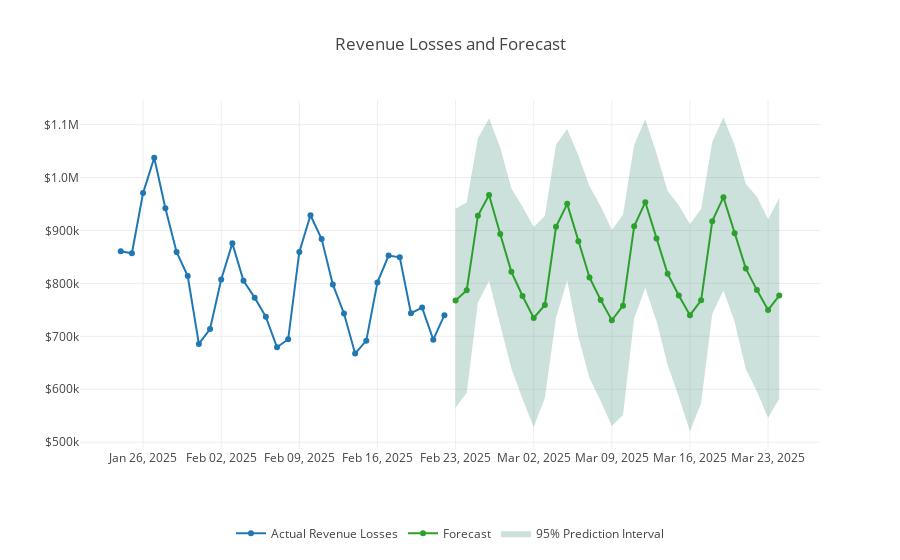

Source (notebook cell):
### Code cell
# Plot the actual data
actual_trace = go.Scatter(
    x=df['Date'],
    y=df['Revenue Losses'],
    mode='lines+markers',
    name='Actual Revenue Losses',
    hoverinfo='text',
    #hovertemplate="%{x|%a, %b %d, %Y}<br>Actual Revenue Losses<br>$%{y:,.0f}<extra></extra>",
    hovertext=[f"{date.strftime('%a, %b %d, %Y')}<br>Actual Revenue Losses<br>${revenue:,.0f}" for date, revenue in zip(df['Date'], df['Revenue Losses'])],
    line=dict(),
    legendrank=1
)

# Plot the forecast
forecast_trace = go.Scatter(
    x=forecast['Date'],
    y=forecast['yhat'],
    mode='lines+markers',
    name='Forecast',
    hoverinfo='text',
    #hovertemplate="%{x|%a, %b %d, %Y}<br>Forecast<br>$%{y:,.0f}<extra></extra>",
    hovertext=[f"{date.strftime('%a, %b %d, %Y')}<br>Forecast<br>${revenue:,.0f}" for date, revenue in zip(forecast['Date'], forecast['yhat'])],
    line=dict(dash='solid'),
    legendrank=2
)

# Plot the prediction interval as a shaded region
interval_trace = go.Scatter(
    x=forecast['Date'].tolist() + forecast['Date'][::-1].tolist(),
    y=forecast['yhat_upper'].tolist() + forecast['yhat_lower'][::-1].tolist(),
    fill='toself',
    fillcolor='rgba(0, 100, 80, 0.2)',
    line=dict(color='rgba(255,255,255,0)'),
    name='95% Prediction Interval',
    hoverinfo='skip',
    #hoverinfo='text',
    #hovertext=[f"{date.strftime('%a, %b %d, %Y')}<br>95% Prediction Interval<br>(${lower:,.0f}, ${upper:,.0f})" for date, lower, upper in zip(forecast['Date'], forecast['yhat_lower'], forecast['yhat_upper'])],
    legendrank=3
)

# Create the figure
fig = go.Figure(data=[actual_trace, interval_trace, forecast_trace])

# Update layout for elegance
fig.update_layout(
    title='Revenue Losses and Forecast',
    template='none',
    hovermode='x unified',
    legend=dict(
        orientation='h',  # Horizontal
        x=0.5,            # Centered
        xanchor='center', # Centered
        y=-0.2,           # Below the plot area
        yanchor='top',
        traceorder='normal'
    ),
)

# Update y-axis for custom scaling
fig.update_yaxes(
    tickprefix="$",
    tickformat=".2s",  # Use "M" for millions and "K" for thousands
    tickfont=dict(size=12)
)

# Update x-axis for date format without day of the week
fig.update_xaxes(
    tickformat="%b %d, %Y",  # Month, day, and year (no day of the week)
    tickmode='auto',
    tickfont=dict(size=12)
)

fig.show()

### Figure 1 — Plotly figure (JSON) as saved in the notebook; plotly's stock layout.template omitted (floating-point values rounded to 4 significant figures)
{"data": [{"hoverinfo": "text", "hovertext": ["Fri, Jan 24, 2025<br>Actual Revenue Losses<br>$860,625", "Sat, Jan 25, 2025<br>Actual Revenue Losses<br>$856,875", "Sun, Jan 26, 2025<br>Actual Revenue Losses<br>$970,625", "Mon, Jan 27, 2025<br>Actual Revenue Losses<br>$1,037,500", "Tue, Jan 28, 2025<br>Actual Revenue Losses<br>$941,875", "Wed, Jan 29, 2025<br>Actual Revenue Losses<br>$859,375", "Thu, Jan 30, 2025<br>Actual Revenue Losses<br>$813,750", "Fri, Jan 31, 2025<br>Actual Revenue Losses<br>$685,625", "Sat, Feb 01, 2025<br>Actual Revenue Losses<br>$713,750", "Sun, Feb 02, 2025<br>Actual Revenue Losses<br>$807,500", "Mon, Feb 03, 2025<br>Actual Revenue Losses<br>$875,625", "Tue, Feb 04, 2025<br>Actual Revenue Losses<br>$805,000", "Wed, Feb 05, 2025<br>Actual Revenue Losses<br>$773,125", "Thu, Feb 06, 2025<br>Actual Revenue Losses<br>$736,875", "Fri, Feb 07, 2025<br>Actual Revenue Losses<br>$679,375", "Sat, Feb 08, 2025<br>Actual Revenue Losses<br>$694,375", "Sun, Feb 09, 2025<br>Actual Revenue Losses<br>$859,375", "Mon, Feb 10, 2025<br>Actual Revenue Losses<br>$928,750", "Tue, Feb 11, 2025<br>Actual Revenue Losses<br>$883,750", "Wed, Feb 12, 2025<br>Actual Revenue Losses<br>$798,125", "Thu, Feb 13, 2025<br>Actual Revenue Losses<br>$743,125", "Fri, Feb 14, 2025<br>Actual Revenue Losses<br>$667,500", "Sat, Feb 15, 2025<br>Actual Revenue Losses<br>$691,875", "Sun, Feb 16, 2025<br>Actual Revenue Losses<br>$801,875", "Mon, Feb 17, 2025<br>Actual Revenue Losses<br>$852,500", "Tue, Feb 18, 2025<br>Actual Revenue Losses<br>$849,375", "Wed, Feb 19, 2025<br>Actual Revenue Losses<br>$743,750", "Thu, Feb 20, 2025<br>Actual Revenue Losses<br>$754,375", "Fri, Feb 21, 2025<br>Actual Revenue Losses<br>$693,750", "Sat, Feb 22, 2025<br>Actual Revenue Losses<br>$740,000"], "legendrank": 1, "mode": "lines+markers", "name": "Actual Revenue Losses", "type": "scatter", "x": ["2025-01-24T00:00:00", "2025-01-25T00:00:00", "2025-01-26T00:00:00", "2025-01-27T00:00:00", "2025-01-28T00:00:00", "2025-01-29T00:00:00", "2025-01-30T00:00:00", "2025-01-31T00:00:00", "2025-02-01T00:00:00", "2025-02-02T00:00:00", "2025-02-03T00:00:00", "2025-02-04T00:00:00", "2025-02-05T00:00:00", "2025-02-06T00:00:00", "2025-02-07T00:00:00", "2025-02-08T00:00:00", "2025-02-09T00:00:00", "2025-02-10T00:00:00", "2025-02-11T00:00:00", "2025-02-12T00:00:00", "2025-02-13T00:00:00", "2025-02-14T00:00:00", "2025-02-15T00:00:00", "2025-02-16T00:00:00", "2025-02-17T00:00:00", "2025-02-18T00:00:00", "2025-02-19T00:00:00", "2025-02-20T00:00:00", "2025-02-21T00:00:00", "2025-02-22T00:00:00"], "y": [860625, 856875, 970625, 1037500, 941875, 859375, 813750, 685625, 713750, 807500, 875625, 805000, 773125, 736875, 679375, 694375, 859375, 928750, 883750, 798125, 743125, 667500, 691875, 801875, 852500, 849375, 743750, 754375, 693750, 740000]}, {"fill": "toself", "fillcolor": "rgba(0, 100, 80, 0.2)", "hoverinfo": "skip", "legendrank": 3, "line": {"color": "rgba(255,255,255,0)"}, "name": "95% Prediction Interval", "type": "scatter", "x": ["2025-02-23T00:00:00", "2025-02-24T00:00:00", "2025-02-25T00:00:00", "2025-02-26T00:00:00", "2025-02-27T00:00:00", "2025-02-28T00:00:00", "2025-03-01T00:00:00", "2025-03-02T00:00:00", "2025-03-03T00:00:00", "2025-03-04T00:00:00", "2025-03-05T00:00:00", "2025-03-06T00:00:00", "2025-03-07T00:00:00", "2025-03-08T00:00:00", "2025-03-09T00:00:00", "2025-03-10T00:00:00", "2025-03-11T00:00:00", "2025-03-12T00:00:00", "2025-03-13T00:00:00", "2025-03-14T00:00:00", "2025-03-15T00:00:00", "2025-03-16T00:00:00", "2025-03-17T00:00:00", "2025-03-18T00:00:00", "2025-03-19T00:00:00", "2025-03-20T00:00:00", "2025-03-21T00:00:00", "2025-03-22T00:00:00", "2025-03-23T00:00:00", "2025-03-24T00:00:00", "2025-03-24T00:00:00", "2025-03-23T00:00:00", "2025-03-22T00:00:00", "2025-03-21T00:00:00", "2025-03-20T00:00:00", "2025-03-19T00:00:00", "2025-03-18T00:00:00", "2025-03-17T00:00:00", "2025-03-16T00:00:00", "2025-03-15T00:00:00", "2025-03-14T00:00:00", "2025-03-13T00:00:00", "2025-03-12T00:00:00", "2025-03-11T00:00:00", "2025-03-10T00:00:00", "2025-03-09T00:00:00", "2025-03-08T00:00:00", "2025-03-07T00:00:00", "2025-03-06T00:00:00", "2025-03-05T00:00:00", "2025-03-04T00:00:00", "2025-03-03T00:00:00", "2025-03-02T00:00:00", "2025-03-01T00:00:00", "2025-02-28T00:00:00", "2025-02-27T00:00:00", "2025-02-26T00:00:00", "2025-02-25T00:00:00", "2025-02-24T00:00:00", "2025-02-23T00:00:00"], "y": [941300.0, 953400.0, 1074000.0, 1112000.0, 1057000.0, 979200.0, 944800.0, 906500.0, 927200.0, 1062000.0, 1092000.0, 1042000.0, 983700.0, 945700.0, 900800.0, 929600.0, 1062000.0, 1110000.0, 1046000.0, 974500.0, 947700.0, 911600.0, 940900.0, 1068000.0, 1114000.0, 1061000.0, 988400.0, 963700.0, 920600.0, 961300.0, 581800.0, 546100.0, 595900.0, 638200.0, 727800.0, 786500.0, 742900.0, 573900.0, 520100.0, 585800.0, 646100.0, 728900.0, 791700.0, 733900.0, 551300.0, 530400.0, 577700.0, 620800.0, 699200.0, 805500.0, 734900.0, 583700.0, 528200.0, 581700.0, 639100.0, 720900.0, 804600.0, 763700.0, 593400.0, 564900.0]}, {"hoverinfo": "text", "hovertext": ["Sun, Feb 23, 2025<br>Forecast<br>$767,839", "Mon, Feb 24, 2025<br>Forecast<br>$787,050", "Tue, Feb 25, 2025<br>Forecast<br>$927,889", "Wed, Feb 26, 2025<br>Forecast<br>$966,955", "Thu, Feb 27, 2025<br>Forecast<br>$893,391", "Fri, Feb 28, 2025<br>Forecast<br>$821,928", "Sat, Mar 01, 2025<br>Forecast<br>$776,277", "Sun, Mar 02, 2025<br>Forecast<br>$734,758", "Mon, Mar 03, 2025<br>Forecast<br>$759,173", "Tue, Mar 04, 2025<br>Forecast<br>$906,876", "Wed, Mar 05, 2025<br>Forecast<br>$950,298", "Thu, Mar 06, 2025<br>Forecast<br>$879,680", "Fri, Mar 07, 2025<br>Forecast<br>$811,225", "Sat, Mar 08, 2025<br>Forecast<br>$768,771", "Sun, Mar 09, 2025<br>Forecast<br>$730,372", "Mon, Mar 10, 2025<br>Forecast<br>$757,850", "Tue, Mar 11, 2025<br>Forecast<br>$908,048", "Wed, Mar 12, 2025<br>Forecast<br>$953,425", "Thu, Mar 13, 2025<br>Forecast<br>$884,738", "Fri, Mar 14, 2025<br>Forecast<br>$818,097", "Sat, Mar 15, 2025<br>Forecast<br>$777,167", "Sun, Mar 16, 2025<br>Forecast<br>$740,066", "Mon, Mar 17, 2025<br>Forecast<br>$768,051", "Tue, Mar 18, 2025<br>Forecast<br>$917,588", "Wed, Mar 19, 2025<br>Forecast<br>$962,878", "Thu, Mar 20, 2025<br>Forecast<br>$894,642", "Fri, Mar 21, 2025<br>Forecast<br>$828,303", "Sat, Mar 22, 2025<br>Forecast<br>$787,328", "Sun, Mar 23, 2025<br>Forecast<br>$749,983", "Mon, Mar 24, 2025<br>Forecast<br>$777,051"], "legendrank": 2, "line": {"dash": "solid"}, "mode": "lines+markers", "name": "Forecast", "type": "scatter", "x": ["2025-02-23T00:00:00", "2025-02-24T00:00:00", "2025-02-25T00:00:00", "2025-02-26T00:00:00", "2025-02-27T00:00:00", "2025-02-28T00:00:00", "2025-03-01T00:00:00", "2025-03-02T00:00:00", "2025-03-03T00:00:00", "2025-03-04T00:00:00", "2025-03-05T00:00:00", "2025-03-06T00:00:00", "2025-03-07T00:00:00", "2025-03-08T00:00:00", "2025-03-09T00:00:00", "2025-03-10T00:00:00", "2025-03-11T00:00:00", "2025-03-12T00:00:00", "2025-03-13T00:00:00", "2025-03-14T00:00:00", "2025-03-15T00:00:00", "2025-03-16T00:00:00", "2025-03-17T00:00:00", "2025-03-18T00:00:00", "2025-03-19T00:00:00", "2025-03-20T00:00:00", "2025-03-21T00:00:00", "2025-03-22T00:00:00", "2025-03-23T00:00:00", "2025-03-24T00:00:00"], "y": [767800.0, 787000.0, 927900.0, 967000.0, 893400.0, 821900.0, 776300.0, 734800.0, 759200.0, 906900.0, 950300.0, 879700.0, 811200.0, 768800.0, 730400.0, 757900.0, 908000.0, 953400.0, 884700.0, 818100.0, 777200.0, 740100.0, 768100.0, 917600.0, 962900.0, 894600.0, 828300.0, 787300.0, 750000.0, 777100.0]}], "layout": {"hovermode": "x unified", "legend": {"orientation": "h", "traceorder": "normal", "x": 0.5, "xanchor": "center", "y": -0.2, "yanchor": "top"}, "title": {"text": "Revenue Losses and Forecast"}, "xaxis": {"tickfont": {"size": 12}, "tickformat": "%b %d, %Y", "tickmode": "auto"}, "yaxis": {"tickfont": {"size": 12}, "tickformat": ".2s", "tickprefix": "$"}}}
